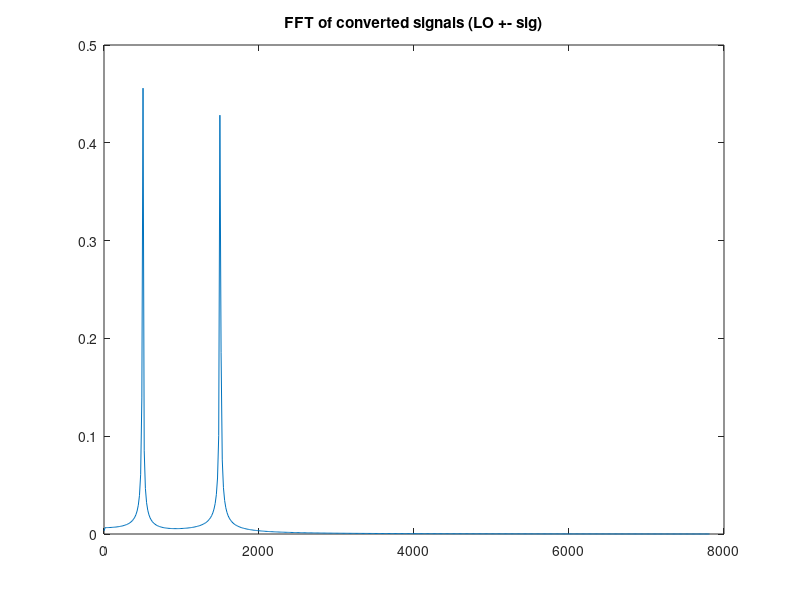
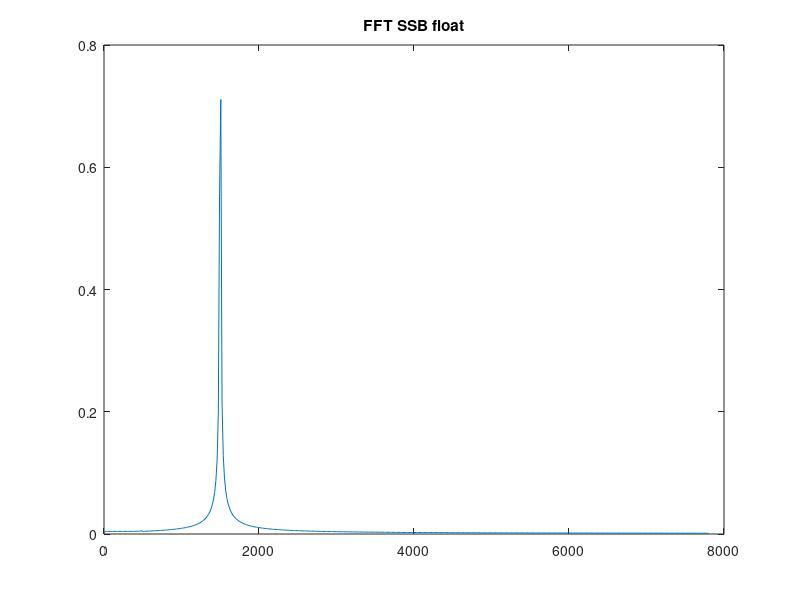
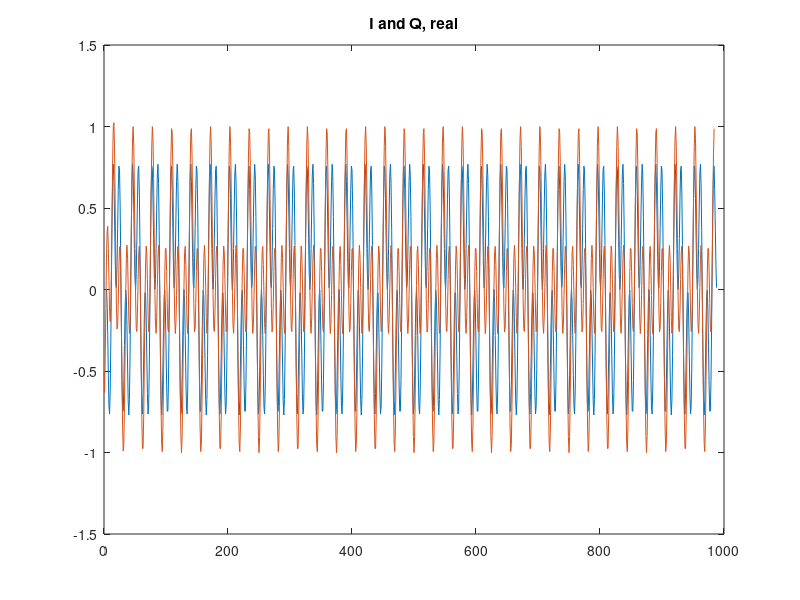

Reproduce these figures in MATLAB, in order. (Note: this script raises an error after producing the figures.)
% Hilbert filter generator and visuals for Verilog
% Copyright (C) 2025 Alberto Garlassi I4NZX
% Part of the code comes from
% https://dsp.stackexchange.com/questions/50015/discrepancies-between-fft-based-hilbert-transform-and-fir-filter-results

pkg load signal;

% Parameters
USB = -1; % + 1 for USB, -1 for LSB
n_samples = 1024;
f_sample = 62500/4;
f_sig = 1000;
f_lo = 500;
N = 39;      %7 filter length of FIR Hilbert transformer is 2*N+1
bits_hilbert = 12; % n bits of integer representation of Hilbert coefficients
SIZE = 12; % n bits of integer representation of signal
out_file = 'C:\Users\alberto\Lattice\hilbert.v';

% prepares signal and local oscillator, both I and Q, then mixes
idx = (0:n_samples-1)';
sig = sin((2*pi *  f_sig / f_sample) .* idx);
lo_cos = cos(( 2*pi *  f_lo / f_sample) .* idx );
lo_sin = -sin(( 2*pi *  f_lo / f_sample) .* idx );
x0_sin = sig .* lo_sin;
x0_cos = sig .* lo_cos;

% Plot FFT of converted signal
Y = fft(x0_sin);
P2 = abs(Y/n_samples);
P1 = P2(1:n_samples/2+1);
P1(2:end-1) = 2*P1(2:end-1);
f = f_sample*(0:(n_samples/2))/n_samples;
figure(1)
plot(f,P1)
title("FFT of converted signals (LO +- sig)");

% reference Hilbert transform, using Octave function
h = hilbert(x0_sin);

% Calculate coefficients
nn = (1:N)';
g = 2*(sin(pi*nn/2)).^2./ (pi*nn);
g = [-g(N:-1:1);0;g];
hw = hamming(2*N+1);
g = g.*hw(:);    % windowed coefficients

% Filter using our calculated parameters

Q = filter(g,1,x0_cos);

% Demodulates SSB
I_sin = x0_sin;
idx2 = idx + round ((f_sample /f_sig )/4);
SSB =  I_sin(1:end-N)+ USB * Q(N+1:end); %I is delayed to compensate Hilbert filter delay

% Show FFT output of SSB
% There is no lowpass filter, both sum and difference of signals are present
% Avoid freqs above Nyquist limit
Y_SSB = fft(SSB);
P2 = abs(Y_SSB/(n_samples-N));
P1 = P2(1:(n_samples-N)/2+1);
P1(2:end-1) = 2*P1(2:end-1);
f = f_sample*(0:((n_samples-N)/2))/(n_samples-N);
figure(3);
plot(f,P1);
title('FFT SSB float');



% Plot I and Q, floats
figure (4);
idx2 = idx + round ((f_sample /f_sig )/4);
plot (idx2(1:end-N), I_sin(1:end-N), idx(1:end-N), Q(N+1:end ));
title('I and Q, real');


% Mixer with int


sig_int = round(sin((2*pi *  f_sig / f_sample) .* idx) * 2^RF_SIZE);
lo_cos_int = round(USB * cos((2*pi *  f_lo / f_sample) .* idx) * 2^LO_SIZE);
lo_sin_int = round(USB * sin((2*pi *  f_lo / f_sample) .* idx) * 2^LO_SIZE);

x0_sin_int = sig_int .* lo_sin_int;
x0_cos_int = sig_int .* lo_cos_int;
g_int = round(g * 2^bits_hilbert);    % windowed coefficients
I_int = round(x0_sin_int );
Q_int = filter(g_int,1, round(x0_cos_int)) ;



% Demodulates SSB
I_sin_int = x0_sin_int;
idx2 = idx + round ((f_sample /f_sig )/4);
SSB =  I_sin_int(1:end-N)+ Q_int(N+1:end); %I is delayed to compensate Hilbert filter delay


% Plot I and Q, int
figure (5);
idx2 = idx + round ((f_sample /f_sig )/4);
plot (idx2(1:end-N), I_int(1:end-N), idx(1:end-N), Q_int(N+1:end ));
title('I and Q, integer');


% Demodulates SSB, integer aproximation
I_sin_int = x0_sin_int;
idx2 = idx + round ((f_sample /f_sig )/4);
SSB_int =  I_sin_int(1:end-N)+ Q_int(N+1:end); %I is delayed to compensate Hilbert filter delay

% Show FFT output of SSB int
% There is no lowpass filter, both sum and difference of signals is present
% Avoid freqs above Nyquist limit
Y_SSB_int = fft(SSB_int);
P2 = abs(Y_SSB_int/(n_samples-N));
P1 = P2(1:(n_samples-N)/2+1);
P1(2:end-1) = 2*P1(2:end-1);
f = f_sample*(0:((n_samples-N)/2))/(n_samples-N);
figure(6);
plot(f,P1);
title('FFT SSB int');



% Generate Verilog file for filter
% target Path
f_id = fopen(out_file, 'w');
fprintf(f_id, "/*\n   Hilbert filter for Verilog\n");
fprintf(f_id,     "   Copyright (C) 2025 Alberto Garlassi I4NZX\n \
  GPL v3\n*/\n\n");

fprintf(f_id, "module Hilbert (\n \
input  clk  ,\n \
input  data_ready  ,\n \
input  [31:0] data_in,\n \
output reg signed [31:0] Q_out\n \
);\n\n\
parameter SIZE = %d;\n\n", SIZE);

N = floor(length(g)/2);
for idx = 1:2:N
    fprintf(f_id, "parameter k_%d = %d ;\n", idx-1, round((2 ^ bits_hilbert) * -g(idx)));
end
fprintf(f_id, "\n");
for idx = 0:2:N-1
    fprintf(f_id, "reg signed [SIZE-1:0] sum_%d ;\n", idx);
end
fprintf(f_id, "\n");
for idx = 0:2:N-1
    fprintf(f_id, "reg signed [SIZE-1:0] mul_%d ;\n", idx);
end
fprintf(f_id, "\n");
for idx = 0:1:2*N-1
    fprintf(f_id, "reg signed [SIZE-1:0] v_%d;\n", idx);
end
fprintf(f_id, "\nalways @(posedge clk)\n \
begin\n");
fprintf(f_id, "   if (data_ready)\n \
      begin\n");
fprintf(f_id, "        sum_0 <= (v_0 - data_in);\n");
for idx = 2:2:N
    fprintf(f_id, "        sum_%d <= (v_%d - v_%d) ;\n", idx, idx, N*2 - idx);
end
for idx = 0:2:N-1
    fprintf(f_id, "        mul_%d <= sum_%d * k_%d; \n", idx, idx, idx);
end
%fprintf(f_id, "        Q_out <= sum_0 * k_0 +  \n");
%fprintf(f_id, "        0;\n");
for idx = 0:1:2*N-2
    fprintf(f_id, "        v_%d <= v_%d;\n", idx, idx+1);
end
fprintf(f_id, "        v_%d <= data_in;\n", 2*N-1);
fprintf(f_id, "      end\n");
fprintf(f_id, "   end\n");
fprintf(f_id, "endmodule\n");

fclose(f_id)

